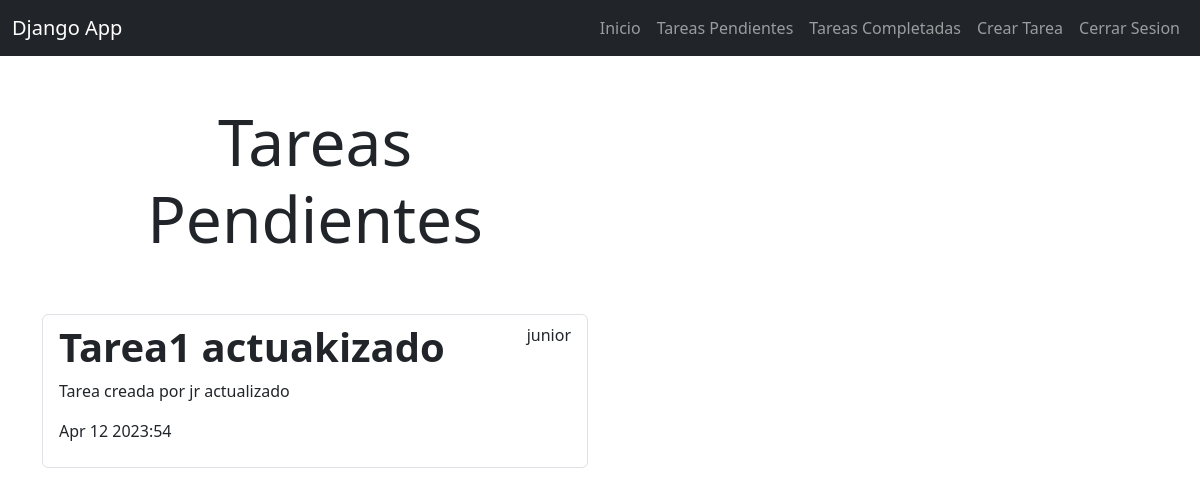
The app's page /tasks_completed (signed in) with its own data.
### tasks/models.py (models this page shows, shortened)
class Task(models.Model):
    titulo = models.CharField(max_length=200) #Titulo
    descripcion = models.TextField(blank=True) #Descripcion
    Fcreado = models.DateTimeField(auto_now_add=True) #para asignar en automatico la fecha y hora en archivo
    Fcompletado = models.DateTimeField(null=True, blank=True) #fecha de completado el blank es para pasar el dato vacio el admin
    importante = models.BooleanField(default=False) #asignar si es importante
    user = models.ForeignKey(User, on_delete=models.CASCADE)  #id usuario

### tasks/views.py (the view)
# urls.py: path('tasks_completed', views.tasks_completed, name='tasks_completed'), #vista de tareas completadas
@login_required
def tasks_completed(request): #Tareas marcadas como completadas
    tasks = Task.objects.filter(user = request.user, Fcompletado__isnull = False).order_by('-Fcompletado') #La ponemos como falsa
    return render(request, 'tasks.html', {'tasks':tasks})

### tasks/templates/tasks.html
{% extends 'base.html' %}
{% block content %}
    <main class="container">
        <div class="row">
            <div class="col-md-6 offset-md3">
                <h1 class="text-center display-3 py-5"> Tareas Pendientes </h1>
                    <ul class="list-group">
                        {% for task in tasks %}
                        <a class="list-group-item" href="{% url 'detalle_tareas' task.id %}">
                            <header class="d-flex justify-content-between">
                                    {% if task.importante %}
                                <h1 class="fw-bold text-success">{{task.titulo}}</h1>
                                {% else %}
                                <h1 class="fw-bold">{{task.titulo}}</h1>
                                {% endif %}
                                <p>{{task.user.username}}</p>
                            </header>
                            <p>{{task.descripcion}}</p>
                            <p>{{task.Fcompletado|date:'M j Y:i'}}</p>
                        </a>
                        {% endfor %}
                    </ul>
            </div>
        </div>
    </main>
{% endblock %}

### records on screen
Task: titulo "Tarea1 actuakizado", user.username "junior", descripcion "Tarea creada por jr actualizado", Fcompletado "Apr 12 2023:54"
